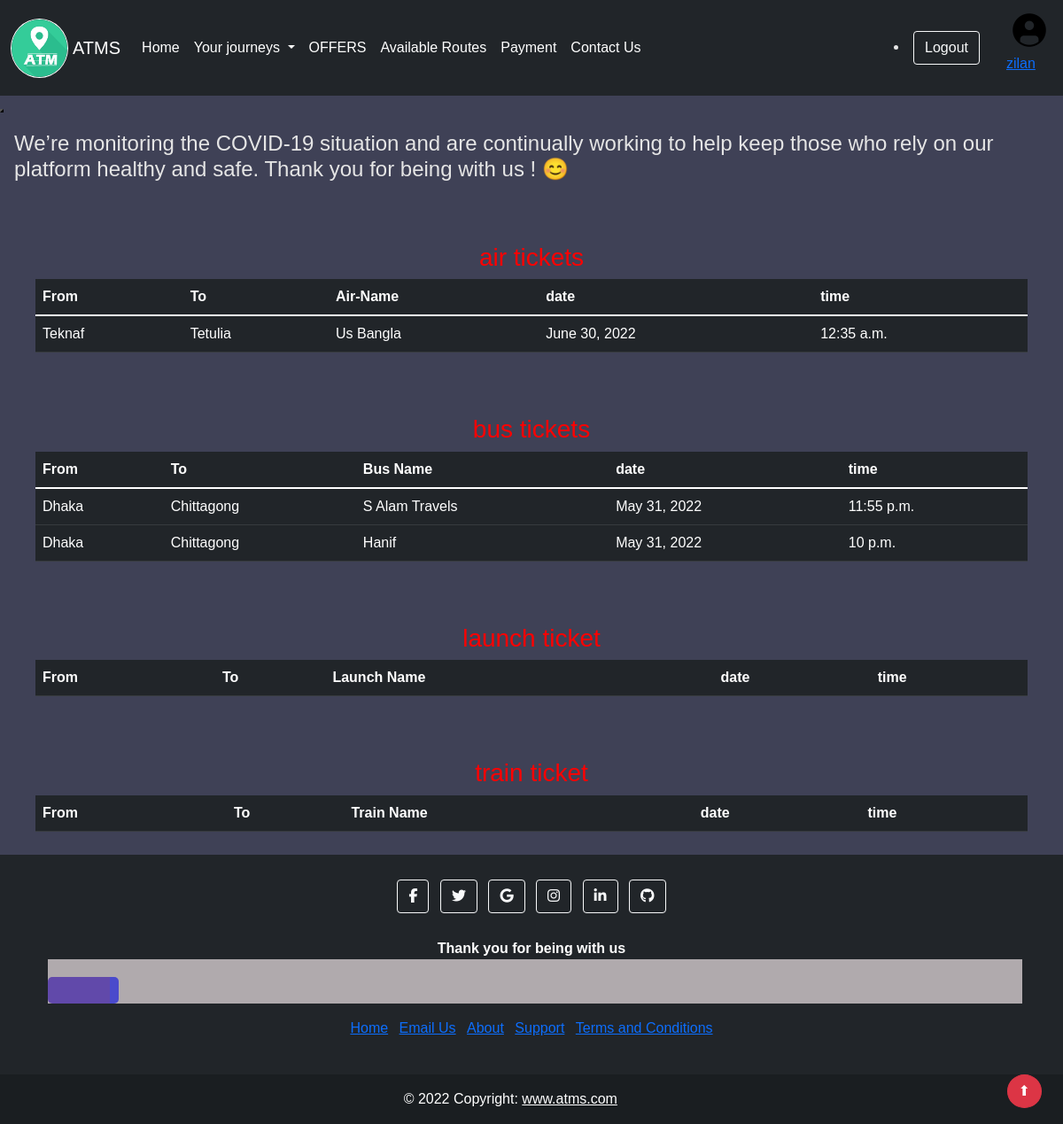
Screenshot of /availableroutes (signed in) with the database file from the repository.
### transport/models.py (models this page shows, shortened)
class Rider(models.Model):
    user = models.OneToOneField(User, blank=True, null=True, on_delete=models.CASCADE)
    name = models.CharField(max_length=200, null=True)
    fname = models.CharField(max_length=200, null=True)
    lname = models.CharField(max_length=200, null=True)
    email = models.CharField(max_length=200, null=True)
    phone = models.CharField(max_length=13,null=True)
    address = models.CharField(max_length=200, null=True)
    profile_pic = models.ImageField(default="static/ImageUpload/img200.png", null=True, blank=True)

class Air(models.Model):
    air_name = models.CharField(max_length=30)
    From  = models.CharField(max_length=20)
    To = models.CharField(max_length=20)
    Class = models.CharField(max_length=20)
    nos = models.DecimalField(decimal_places=0, max_digits=2)
    rem = models.DecimalField(decimal_places=0, max_digits=2)
    price = models.DecimalField(decimal_places=2, max_digits=6)
    date = models.DateField()
    time = models.TimeField()

class Bus(models.Model):
    bus_name = models.CharField(max_length=30)
    From  = models.CharField(max_length=20)
    To = models.CharField(max_length=20)
    Class = models.CharField(max_length=20)
    nos = models.DecimalField(decimal_places=0, max_digits=2)
    rem = models.DecimalField(decimal_places=0, max_digits=2)
    price = models.DecimalField(decimal_places=2, max_digits=6)
    date = models.DateField()
    time = models.TimeField()

### transport/views.py (the view)
# urls.py: path("availableroutes",availableroutes,name='availableroutes'),
@login_required(login_url='handleLogin')
def availableroutes(request):
    a = Air.objects.all()
    bu = Bus.objects.all()
    la = Launch.objects.all()
    t = Train.objects.all()
    context = {'a': a, 'bu':bu,'la':la,'t':t}
    return render(request,"availableroutes.html", context)

### transport/templates/availableroutes.html (shortened to what this page needs)
{% extends 'index.html' %}
{% block body %}
<div style="margin-Top: 10px;" class="admin">
    <div class="container">
        <div style="text-align: center;" class="image">
        </div>
        <h3 style="text-align: center; color:red">air tickets</h3>
        <table class="table table-dark table-hover">
        <thead>
            <tr>
            <th scope="col">From</th>
            <th scope="col">To</th>
            <th scope="col">Air-Name</th>
            <th scope="col">date</th>
            <th scope="col">time</th>
            </tr>
        </thead>
        <tbody>
            {% for j in a %}
            <tr>
            <td>{{j.From}}</td>
            <td>{{j.To}}</td>
            <td>{{j.air_name}}</td>
            <td>{{j.date}}</td>
            <td>{{j.time}}</td>
            </tr>
            {% endfor %}
        </tbody>
        </table>
    </div>
    </div>
<div style="margin-Top: 10px;" class="admin">
    <div class="container">
        <div style="text-align: center;" class="image">
        </div>
        <h3 style="text-align: center; color:red">bus tickets</h3>
        <table class="table table-dark table-hover">
        <thead>
            <tr>
            <th scope="col">From</th>
            <th scope="col">To</th>
            <th scope="col">Bus Name</th>
            <th scope="col">date</th>
            <th scope="col">time</th>
            </tr>
        </thead>
        <tbody>
            {% for j in bu %}
            <tr>
            <td>{{j.From}}</td>
            <td>{{j.To}}</td>
            <td>{{j.bus_name}}</td>
            <td>{{j.date}}</td>
            <td>{{j.time}}</td>
            </tr>
            {% endfor %}
        </tbody>
        </table>
    </div>
    </div>
<div style="margin-Top: 10px;" class="admin">
    <div class="container">
        <div style="text-align: center;" class="image">
        </div>
        <h3 style="text-align: center; color:red">launch ticket</h3>
        <table class="table table-dark table-hover">
        <thead>
            <tr>
            <th scope="col">From</th>
            <th scope="col">To</th>
            <th scope="col">Launch Name</th>
            <th scope="col">date</th>
            <th scope="col">time</th>
            </tr>
        </thead>
        </table>
    </div>
    </div>
<div style="margin-Top: 10px;" class="admin">
    <div class="container">
        <div style="text-align: center;" class="image">
        </div>
        <h3 style="text-align: center; color:red">train ticket</h3>
        <table class="table table-dark table-hover">
        <thead>
            <tr>
            <th scope="col">From</th>
            <th scope="col">To</th>
            <th scope="col">Train Name</th>
            <th scope="col">date</th>
            <th scope="col">time</th>
            </tr>
        </thead>
        </table>
    </div>
    </div>
{% endblock %}

### transport/templates/index.html (shortened to what this page needs)
<!doctype html>
<html lang="en">
  <head>
    {% load static %}
    <link href="https://cdn.jsdelivr.net/npm/bootstrap@5.1.3/dist/css/bootstrap.min.css" rel="stylesheet">
    <link rel="stylesheet" href="{% static 'style.css' %}">
  </head>
<body>
  <nav class="navbar navbar-expand-lg navbar-light bg-dark">
    <div class="container-fluid d-flex">
      <img style="margin-right: 5px;" src="static/image/atms.jpg" alt="Bootstrap" width="65" height="67" class="rounded-circle border border-white">
        <a style ="color: white;" class="navbar-brand" href="{% url 'homepage' %}">ATMS</a>
            <div class="collapse navbar-collapse" id="navbarSupportedContent">
              <ul class="navbar-nav me-auto mb-2 mb-lg-0">
                <li class="nav-item"><a href="{% url 'homepage' %}" class="nav-link px-2 text-white">Home</a></li>
                <li class="nav-item dropdown">
                  <a style ="color: white;" class="nav-link dropdown-toggle" href="#" id="navbarDropdownMenuLink" data-toggle="dropdown" aria-haspopup="true" aria-expanded="false">
                      Your journeys
                  </a>
                </li>
                <li class="nav-item"><a  href="{% url 'offer' %}" class="nav-link px-2 text-white">OFFERS</a></li>
                <li class="nav-item"><a href="{% url 'availableroutes' %}" class="nav-link px-2 text-white">Available Routes</a></li>
                <li class="nav-item"><a  href="{% url 'payment' %}" class="nav-link px-2 text-white ">Payment</a></li>
                <li class="nav-item"><a  href="{% url 'contact' %}" class="nav-link px-2 text-white">Contact Us</a></li>
              </ul>
              {% if user.is_authenticated %}
              <div class="d-flex">
                <li>
                <a href ="/logout"><button type="button" class="btn btn-outline-light me-4">Logout</button></a>
                </li>
              </div>
                  {% if request.user.is_staff == False %}
                    <a style="margin-left: 6px; float:right" href="{% url 'profilepage' %}">
                        <abbr title="User Profile">
                          <img src="{{request.user.rider.profile_pic.url}}" alt="User photo" width="52" height="52" class="rounded-circle border border-dark">
                        </abbr>
                  {% endif %}
                  <p>{{user.username}}</p>
                </a>
                {% endif %}
              </div>
            </div>
  </nav>
<button class="scroll-top">
</button>
<div class="card-body">
  <marquee behavior="scroll" direction="left">
    <h4>We’re monitoring the COVID-19 situation and are continually working to help keep those who rely on our platform healthy and safe.
      Thank you for being with us ! 😊 </h4>
  </marquee>
</div>
    {% block body %}{% endblock body %}
<footer style="position: relative; width: 100%;" class=" bg-dark fixed-bottom text-center text-white">
  <div class="container p-4">
    <section class="mb-4">
      <a class="btn btn-outline-light btn-floating m-1" href="https://www.facebook.com/jobayer.hossen.54390" role="button"
      target="_blank"><i class="fab fa-facebook-f"></i
          ></a>
      <a class="btn btn-outline-light btn-floating m-1" href="https://twitter.com/Jobayer60213620?fbclid=IwAR1Vd4UL8s-NgvKEzzp5pY8bX2OGda8bE5HCGdRzx-gs6r43SD_k093Al9E" role="button"
        target="_blank"><i class="fab fa-twitter"></i
          ></a>
      <a class="btn btn-outline-light btn-floating m-1" href="https://www.google.com/?authuser=1" role="button"
      target="_blank"><i class="fab fa-google"></i
      ></a>
      <a class="btn btn-outline-light btn-floating m-1" href="#!" role="button"
        target="_blank"><i class="fab fa-instagram"></i
      ></a>
      <a class="btn btn-outline-light btn-floating m-1" href="#!" role="button"
      target="_blank"><i class="fab fa-linkedin-in"></i
      ></a>
      <a class="btn btn-outline-light btn-floating m-1" href="#!" role="button"
      target="_blank"><i class="fab fa-github"></i
      ></a>
    </section>
    <section class="">
      <form action="">
        <div class="row justify-content-center">
          <div class="">
            <p class="">
              <strong>Thank you for being with us</strong>
                <span class="animate-border"></span>
            </p>
          </div>
        </div>
      </form>
    </section>
    <section class="">
      <ul class="list-inline">
        <li class="list-inline-item"><a href="{% url 'homepage' %}">Home</a></li>
        <li class="list-inline-item"><a href="mailto:quraishytalha@gmail.com">Email Us</a></li>
        <li class="list-inline-item"><a href="{% url 'about' %}"target="_blank">About</a></li>
        <li class="list-inline-item"><a href="{% url 'contact' %}" target="_blank">Support</a></li>
        <li class="list-inline-item"><a href="{% url 'online' %}"target="_blank">Terms and Conditions</a></li>
    </ul>
    </section>
  </div>
  <div>
    <a class="btn btn-danger rounded-circle" title="Back to top" href="#" style="float: right; margin-right: 2%;">&#11014;</a>
  </div>
  <div class="text-center p-3" style="background-color: rgba(0, 0, 0, 0.2);">
    © 2022 Copyright:
    <a class="text-white" href="http://127.0.0.1:8000/">www.atms.com</a>
  </div>
</footer>
  </body>
</html>

### transport/static/style.css (style rules this page uses)
:root { --color-main: #71c6dd; --color-main-light: #e1f6fb; --color-dark: #3f4156; --color-dark-medium: #51546e; --color-dark-light: #696d97; --color-light: #e5e5e5; --color-gray: #8b8b8b; --color-light-gray: #b2bdbd; --color-bg: #2d2d39; --color-success: #5dd693; --color-error: #fc4b0b; }
body { font-family: Arial, Helvetica, sans-serif; background-color: #3f4156; color: #e5e5e5; }
div { display: block; }
* { box-sizing: border-box; }
* { margin: 0; padding: 0; box-sizing: border-box; }
.container { border-radius: 5px; padding: 10px; }
.animate-border { position: relative; display: block; width: 115px; height: 3px; background: #007bff; }
.animate-border:after { position: absolute; content: ""; width: 35px; height: 3px; left: 0; bottom: 0; border-left: 10px solid #fff; border-right: 10px solid #fff; -webkit-animation: animborder 2s linear infinite; animation: animborder 2s linear infinite; }

### transport/templates/index.html (style rules this page uses)
.animate-border { position: relative; display: block; width: 1100px; height: 50px; background: #b0aaad; }
.animate-border:after { position: absolute; content: ""; width: 0px; height: 30px; left: 0; bottom: 0; border-radius: 5px; border-left: 70px solid rgba(71, 40, 170, 0.75); border-right: 10px solid rgb(74, 74, 204); -webkit-animation: animborder 5s linear infinite; animation: animborder 5s linear infinite; }

### rows the page displays
Air: From "Teknaf", To "Tetulia", air_name "Us Bangla", date "June 30, 2022", time "12:35 a.m."
Bus: From "Dhaka", To "Chittagong", bus_name "S Alam Travels", date "May 31, 2022", time "11:55 p.m."
Bus: From "Dhaka", To "Chittagong", bus_name "Hanif", date "May 31, 2022", time "10 p.m."

### other values shown
{{ user.username }} "zilan"
